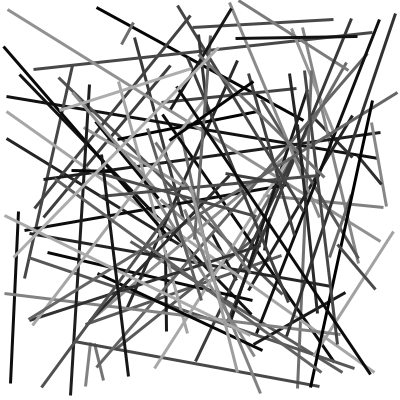
Frame 1 (no input)
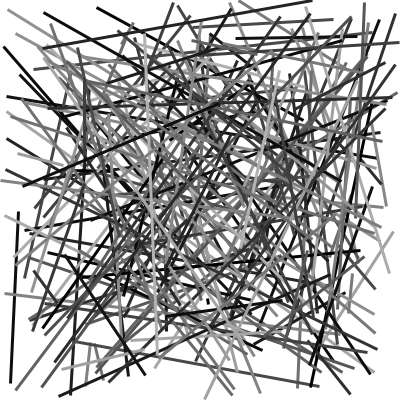
Frame 2 (the mouse pressed at the canvas centre, redrawn once)

The Processing sketch that drew these frames (run headless with seeded random() and noise(); the mouse was pressed at the canvas centre and the sketch redrawn once):

// Processing sketch: a00_noPDFOut
// ── a00_noPDFOut.pde
//元となるプログラム
//100本の線をランダムに引く

void setup() {
  size(400, 400);
  //ループなし
  noLoop();
  
  //描画の設定
  noFill();
  strokeCap(SQUARE);
  strokeWeight(3.0);
  background(255);
}

void draw() {
  //100本の線を引く
  for (int i = 0; i < 100; i++) {
    stroke(random(180));
    line(random(width), random(height), random(width), random(height));
  }
}
